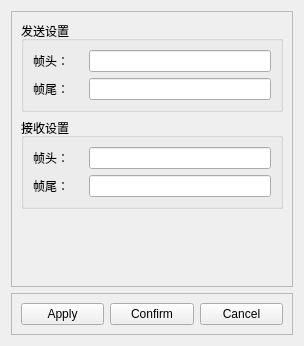
<?xml version="1.0" encoding="UTF-8"?>
<ui version="4.0">
 <class>Form</class>
 <widget class="QWidget" name="Form">
  <property name="geometry">
   <rect>
    <x>0</x>
    <y>0</y>
    <width>304</width>
    <height>346</height>
   </rect>
  </property>
  <property name="windowTitle">
   <string>Form</string>
  </property>
  <layout class="QVBoxLayout" name="verticalLayout">
   <item>
    <widget class="QScrollArea" name="scrollArea">
     <property name="widgetResizable">
      <bool>true</bool>
     </property>
     <widget class="QWidget" name="scrollAreaWidgetContents">
      <property name="geometry">
       <rect>
        <x>0</x>
        <y>0</y>
        <width>284</width>
        <height>277</height>
       </rect>
      </property>
      <layout class="QVBoxLayout" name="verticalLayout_4">
       <item>
        <widget class="QGroupBox" name="groupBox">
         <property name="title">
          <string>发送设置</string>
         </property>
         <layout class="QVBoxLayout" name="verticalLayout_3">
          <item>
           <layout class="QFormLayout" name="formLayout">
            <property name="horizontalSpacing">
             <number>20</number>
            </property>
            <item row="0" column="0">
             <widget class="QLabel" name="label">
              <property name="text">
               <string>帧头：</string>
              </property>
             </widget>
            </item>
            <item row="1" column="0">
             <widget class="QLabel" name="label_2">
              <property name="text">
               <string>帧尾：</string>
              </property>
             </widget>
            </item>
            <item row="0" column="1">
             <widget class="QLineEdit" name="lineEdit"/>
            </item>
            <item row="1" column="1">
             <widget class="QLineEdit" name="lineEdit_2"/>
            </item>
           </layout>
          </item>
         </layout>
        </widget>
       </item>
       <item>
        <widget class="QGroupBox" name="groupBox_2">
         <property name="title">
          <string>接收设置</string>
         </property>
         <layout class="QVBoxLayout" name="verticalLayout_2">
          <item>
           <layout class="QFormLayout" name="formLayout_2">
            <property name="horizontalSpacing">
             <number>20</number>
            </property>
            <item row="0" column="0">
             <widget class="QLabel" name="label_3">
              <property name="text">
               <string>帧头：</string>
              </property>
             </widget>
            </item>
            <item row="1" column="0">
             <widget class="QLabel" name="label_4">
              <property name="text">
               <string>帧尾：</string>
              </property>
             </widget>
            </item>
            <item row="0" column="1">
             <widget class="QLineEdit" name="lineEdit_3"/>
            </item>
            <item row="1" column="1">
             <widget class="QLineEdit" name="lineEdit_4"/>
            </item>
           </layout>
          </item>
         </layout>
        </widget>
       </item>
       <item>
        <spacer name="verticalSpacer">
         <property name="orientation">
          <enum>Qt::Vertical</enum>
         </property>
         <property name="sizeHint" stdset="0">
          <size>
           <width>20</width>
           <height>40</height>
          </size>
         </property>
        </spacer>
       </item>
      </layout>
     </widget>
    </widget>
   </item>
   <item>
    <widget class="QFrame" name="frame">
     <property name="frameShape">
      <enum>QFrame::StyledPanel</enum>
     </property>
     <property name="frameShadow">
      <enum>QFrame::Raised</enum>
     </property>
     <layout class="QHBoxLayout" name="horizontalLayout">
      <item>
       <widget class="QPushButton" name="apply">
        <property name="text">
         <string>Apply</string>
        </property>
       </widget>
      </item>
      <item>
       <widget class="QPushButton" name="confirm">
        <property name="text">
         <string>Confirm</string>
        </property>
       </widget>
      </item>
      <item>
       <widget class="QPushButton" name="cancel">
        <property name="text">
         <string>Cancel</string>
        </property>
       </widget>
      </item>
     </layout>
    </widget>
   </item>
  </layout>
 </widget>
 <resources/>
 <connections/>
</ui>
